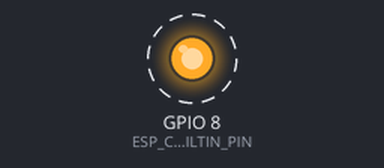
The sketch below on a simulated ESP32-C3. Parts: output pins drawn as LEDs (lit = HIGH). Dashed ring = blinking.

Above: at 0.5 s.
Timing chart, 0 to 4.6 s (numbered marks = the images above):
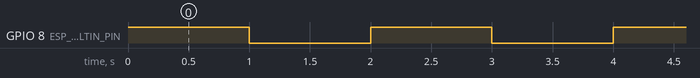

Measured:
- by itself, GPIO 8 (ESP_C3_LED_BUILTIN_PIN): alternates HIGH for 1.0 s and LOW for 1.0 s

The sketch:

esp32c3_blink.ino
```cpp
#define ESP_C3_LED_BUILTIN_PIN  8 // Builtin LED (blue) on front.
                                  // Also outputs to digital io pin #8

// the setup function runs once when you press reset or power the board
void setup() {
  // initialize digital pin LED_BUILTIN as an output.
  pinMode(ESP_C3_LED_BUILTIN_PIN, OUTPUT);
}

// the loop function runs over and over again forever
void loop() {
  digitalWrite(ESP_C3_LED_BUILTIN_PIN, HIGH);  // turn the LED on (HIGH is the voltage level)
  delay(1000);                      // wait for a second
  digitalWrite(ESP_C3_LED_BUILTIN_PIN, LOW);   // turn the LED off by making the voltage LOW
  delay(1000);                      // wait for a second
}
```
